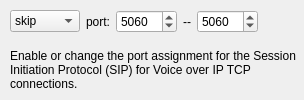
         <widget class="QWidget" name="label651">
          <attribute name="title">
           <string>sip</string>
          </attribute>
          <layout class="QGridLayout">
           <property name="leftMargin">
            <number>10</number>
           </property>
           <property name="topMargin">
            <number>10</number>
           </property>
           <property name="rightMargin">
            <number>0</number>
           </property>
           <property name="bottomMargin">
            <number>0</number>
           </property>
           <item row="1" column="0" colspan="6">
            <widget class="QLabel" name="label695">
             <property name="text">
              <string>Enable or change the port assignment for the Session Initiation Protocol (SIP) for Voice over IP TCP connections.</string>
             </property>
             <property name="alignment">
              <set>Qt::AlignmentFlag::AlignLeading|Qt::AlignmentFlag::AlignLeft|Qt::AlignmentFlag::AlignVCenter</set>
             </property>
             <property name="wordWrap">
              <bool>true</bool>
             </property>
            </widget>
           </item>
           <item row="0" column="4">
            <widget class="QSpinBox" name="pix_sip_port2">
             <property name="minimum">
              <number>1</number>
             </property>
             <property name="maximum">
              <number>65535</number>
             </property>
             <property name="value">
              <number>5060</number>
             </property>
            </widget>
           </item>
           <item row="0" column="2">
            <widget class="QSpinBox" name="pix_sip_port1">
             <property name="minimum">
              <number>1</number>
             </property>
             <property name="maximum">
              <number>65535</number>
             </property>
             <property name="value">
              <number>5060</number>
             </property>
            </widget>
           </item>
           <item row="0" column="1">
            <widget class="QLabel" name="label694">
             <property name="text">
              <string>port:</string>
             </property>
             <property name="alignment">
              <set>Qt::AlignmentFlag::AlignCenter</set>
             </property>
             <property name="wordWrap">
              <bool>false</bool>
             </property>
             <property name="buddy">
              <cstring>pix_ctiqbe_port</cstring>
             </property>
            </widget>
           </item>
           <item row="0" column="3">
            <widget class="QLabel" name="label696">
             <property name="text">
              <string>--</string>
             </property>
             <property name="alignment">
              <set>Qt::AlignmentFlag::AlignCenter</set>
             </property>
             <property name="wordWrap">
              <bool>false</bool>
             </property>
            </widget>
           </item>
           <item row="0" column="5">
            <spacer>
             <property name="orientation">
              <enum>Qt::Orientation::Horizontal</enum>
             </property>
             <property name="sizeType">
              <enum>QSizePolicy::Policy::Expanding</enum>
             </property>
             <property name="sizeHint" stdset="0">
              <size>
               <width>40</width>
               <height>20</height>
              </size>
             </property>
            </spacer>
           </item>
           <item row="0" column="0">
            <widget class="QComboBox" name="pix_sip_switch">
             <item>
              <property name="text">
               <string>skip</string>
              </property>
             </item>
             <item>
              <property name="text">
               <string>enable</string>
              </property>
             </item>
             <item>
              <property name="text">
               <string>disable</string>
              </property>
             </item>
            </widget>
           </item>
          </layout>
         </widget>
